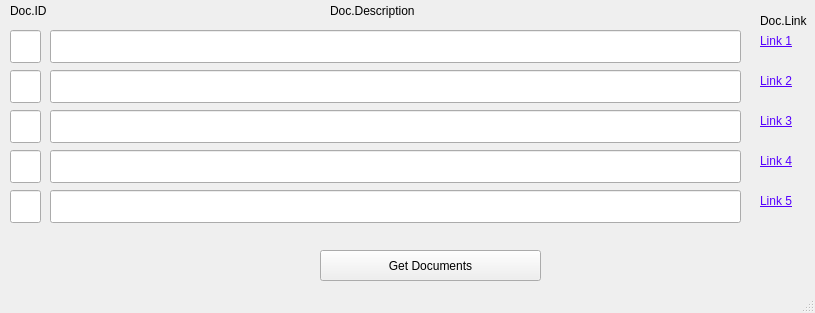
<?xml version="1.0" encoding="UTF-8"?>
<ui version="4.0">
 <class>MainWindow</class>
 <widget class="QMainWindow" name="MainWindow">
  <property name="geometry">
   <rect>
    <x>0</x>
    <y>0</y>
    <width>815</width>
    <height>313</height>
   </rect>
  </property>
  <property name="windowTitle">
   <string>Documents in Corpus</string>
  </property>
  <widget class="QWidget" name="centralwidget">
   <widget class="QLineEdit" name="lineEdit_4">
    <property name="geometry">
     <rect>
      <x>10</x>
      <y>30</y>
      <width>31</width>
      <height>33</height>
     </rect>
    </property>
   </widget>
   <widget class="QLineEdit" name="lineEdit_5">
    <property name="geometry">
     <rect>
      <x>10</x>
      <y>70</y>
      <width>31</width>
      <height>33</height>
     </rect>
    </property>
    <property name="inputMethodHints">
     <set>Qt::ImhNone</set>
    </property>
    <property name="echoMode">
     <enum>QLineEdit::Normal</enum>
    </property>
   </widget>
   <widget class="QLineEdit" name="lineEdit_6">
    <property name="geometry">
     <rect>
      <x>10</x>
      <y>110</y>
      <width>31</width>
      <height>33</height>
     </rect>
    </property>
    <property name="echoMode">
     <enum>QLineEdit::Normal</enum>
    </property>
   </widget>
   <widget class="QLabel" name="label_4">
    <property name="geometry">
     <rect>
      <x>10</x>
      <y>0</y>
      <width>51</width>
      <height>21</height>
     </rect>
    </property>
    <property name="text">
     <string>Doc.ID</string>
    </property>
   </widget>
   <widget class="QLabel" name="label_5">
    <property name="geometry">
     <rect>
      <x>330</x>
      <y>0</y>
      <width>101</width>
      <height>21</height>
     </rect>
    </property>
    <property name="text">
     <string>Doc.Description</string>
    </property>
   </widget>
   <widget class="QLineEdit" name="lineEdit_7">
    <property name="geometry">
     <rect>
      <x>10</x>
      <y>150</y>
      <width>31</width>
      <height>33</height>
     </rect>
    </property>
    <property name="inputMethodHints">
     <set>Qt::ImhNone</set>
    </property>
    <property name="echoMode">
     <enum>QLineEdit::Normal</enum>
    </property>
   </widget>
   <widget class="QLineEdit" name="lineEdit_8">
    <property name="geometry">
     <rect>
      <x>10</x>
      <y>190</y>
      <width>31</width>
      <height>33</height>
     </rect>
    </property>
    <property name="inputMethodHints">
     <set>Qt::ImhNone</set>
    </property>
    <property name="echoMode">
     <enum>QLineEdit::Normal</enum>
    </property>
   </widget>
   <widget class="QLineEdit" name="lineEdit_9">
    <property name="geometry">
     <rect>
      <x>50</x>
      <y>30</y>
      <width>691</width>
      <height>33</height>
     </rect>
    </property>
    <property name="inputMethodHints">
     <set>Qt::ImhNone</set>
    </property>
    <property name="echoMode">
     <enum>QLineEdit::Normal</enum>
    </property>
   </widget>
   <widget class="QPushButton" name="pushButton_2">
    <property name="geometry">
     <rect>
      <x>320</x>
      <y>250</y>
      <width>221</width>
      <height>31</height>
     </rect>
    </property>
    <property name="text">
     <string>Get Documents</string>
    </property>
   </widget>
   <widget class="QLineEdit" name="lineEdit_10">
    <property name="geometry">
     <rect>
      <x>50</x>
      <y>70</y>
      <width>691</width>
      <height>33</height>
     </rect>
    </property>
    <property name="inputMethodHints">
     <set>Qt::ImhNone</set>
    </property>
    <property name="echoMode">
     <enum>QLineEdit::Normal</enum>
    </property>
   </widget>
   <widget class="QLineEdit" name="lineEdit_11">
    <property name="geometry">
     <rect>
      <x>50</x>
      <y>110</y>
      <width>691</width>
      <height>33</height>
     </rect>
    </property>
    <property name="inputMethodHints">
     <set>Qt::ImhNone</set>
    </property>
    <property name="echoMode">
     <enum>QLineEdit::Normal</enum>
    </property>
   </widget>
   <widget class="QLineEdit" name="lineEdit_12">
    <property name="geometry">
     <rect>
      <x>50</x>
      <y>150</y>
      <width>691</width>
      <height>33</height>
     </rect>
    </property>
    <property name="inputMethodHints">
     <set>Qt::ImhNone</set>
    </property>
    <property name="echoMode">
     <enum>QLineEdit::Normal</enum>
    </property>
   </widget>
   <widget class="QLineEdit" name="lineEdit_13">
    <property name="geometry">
     <rect>
      <x>50</x>
      <y>190</y>
      <width>691</width>
      <height>33</height>
     </rect>
    </property>
    <property name="inputMethodHints">
     <set>Qt::ImhNone</set>
    </property>
    <property name="echoMode">
     <enum>QLineEdit::Normal</enum>
    </property>
   </widget>
   <widget class="QLabel" name="label_6">
    <property name="geometry">
     <rect>
      <x>760</x>
      <y>10</y>
      <width>51</width>
      <height>21</height>
     </rect>
    </property>
    <property name="text">
     <string>Doc.Link</string>
    </property>
   </widget>
   <widget class="QLabel" name="label_7">
    <property name="geometry">
     <rect>
      <x>760</x>
      <y>30</y>
      <width>41</width>
      <height>21</height>
     </rect>
    </property>
    <property name="styleSheet">
     <string notr="true">color: rgb(85, 0, 255);
font: 75 italic 10pt &quot;MS Shell Dlg 2&quot;;
text-decoration: underline;</string>
    </property>
    <property name="text">
     <string>Link 1</string>
    </property>
   </widget>
   <widget class="QLabel" name="label_8">
    <property name="geometry">
     <rect>
      <x>760</x>
      <y>70</y>
      <width>41</width>
      <height>21</height>
     </rect>
    </property>
    <property name="styleSheet">
     <string notr="true">color: rgb(85, 0, 255);
font: 75 italic 10pt &quot;MS Shell Dlg 2&quot;;
text-decoration: underline;</string>
    </property>
    <property name="text">
     <string>Link 2</string>
    </property>
   </widget>
   <widget class="QLabel" name="label_9">
    <property name="geometry">
     <rect>
      <x>760</x>
      <y>110</y>
      <width>41</width>
      <height>21</height>
     </rect>
    </property>
    <property name="styleSheet">
     <string notr="true">color: rgb(85, 0, 255);
font: 75 italic 10pt &quot;MS Shell Dlg 2&quot;;
text-decoration: underline;</string>
    </property>
    <property name="text">
     <string>Link 3</string>
    </property>
   </widget>
   <widget class="QLabel" name="label_10">
    <property name="geometry">
     <rect>
      <x>760</x>
      <y>150</y>
      <width>41</width>
      <height>21</height>
     </rect>
    </property>
    <property name="styleSheet">
     <string notr="true">color: rgb(85, 0, 255);
font: 75 italic 10pt &quot;MS Shell Dlg 2&quot;;
text-decoration: underline;</string>
    </property>
    <property name="text">
     <string>Link 4</string>
    </property>
   </widget>
   <widget class="QLabel" name="label_11">
    <property name="geometry">
     <rect>
      <x>760</x>
      <y>190</y>
      <width>41</width>
      <height>21</height>
     </rect>
    </property>
    <property name="styleSheet">
     <string notr="true">color: rgb(85, 0, 255);
font: 75 italic 10pt &quot;MS Shell Dlg 2&quot;;
text-decoration: underline;</string>
    </property>
    <property name="text">
     <string>Link 5</string>
    </property>
   </widget>
  </widget>
  <widget class="QStatusBar" name="statusbar"/>
 </widget>
 <resources/>
 <connections/>
</ui>
